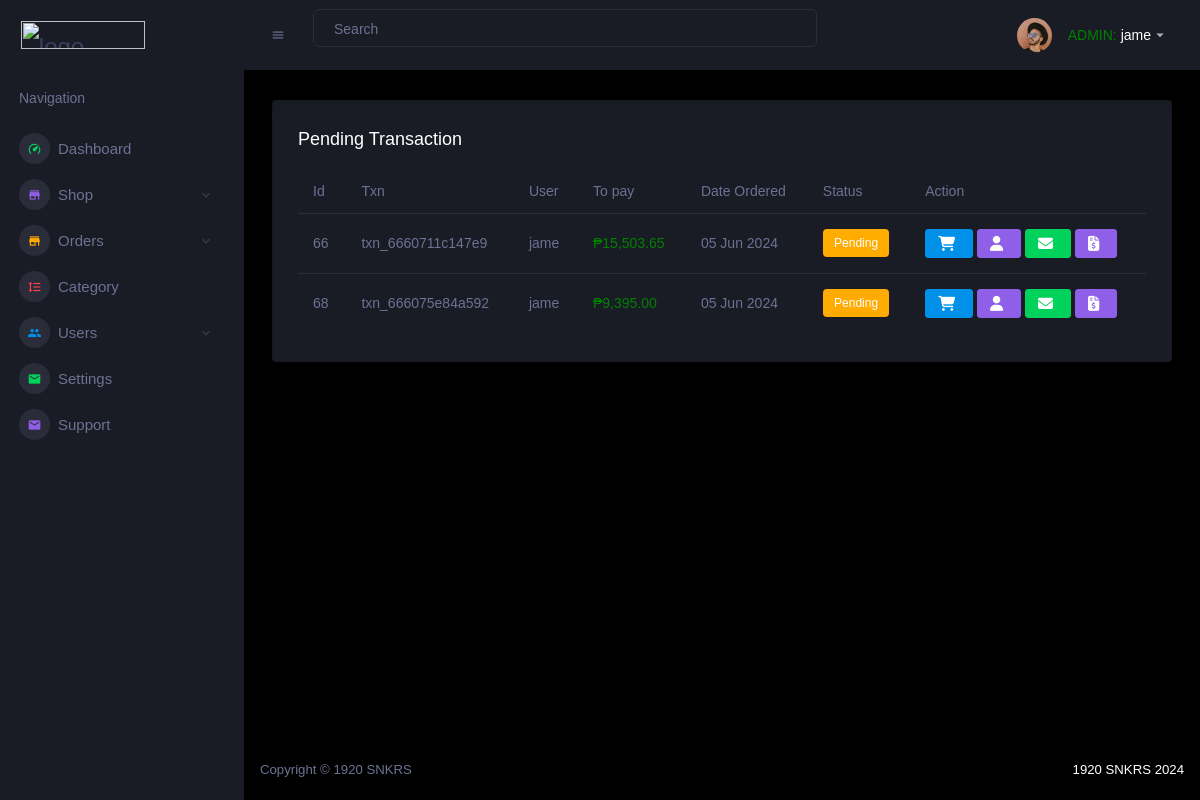
The app's page /admin/orders-pending.php (signed in), older data.
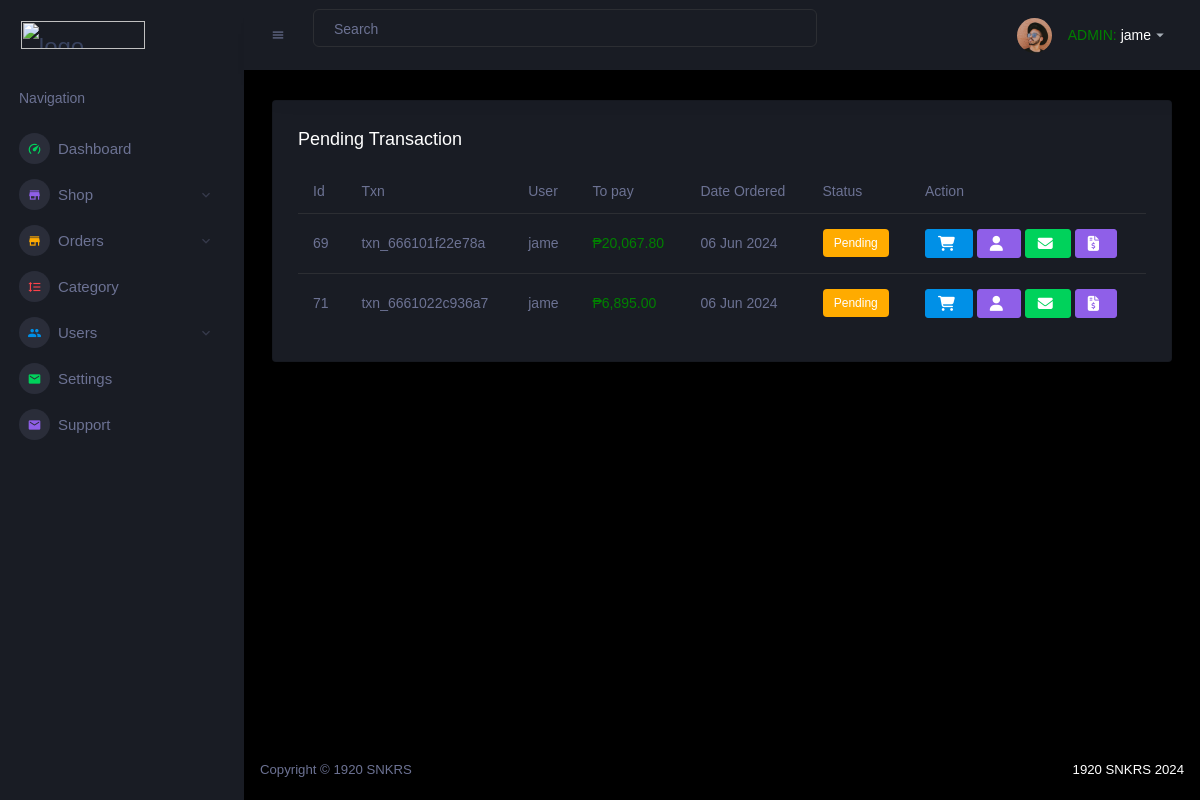
The same page, newer data.
### tables this page shows
CREATE TABLE `orders` (
  `order_id` int(11) NOT NULL,
  `transaction_number` varchar(255) DEFAULT NULL,
  `userid` int(11) DEFAULT NULL,
  `total_amount` decimal(10,2) DEFAULT NULL,
  `note` text DEFAULT NULL,
  `created_at` timestamp NOT NULL DEFAULT current_timestamp(),
  `order_status` varchar(20) DEFAULT 'Pending',
  `imgURL` varchar(255) DEFAULT NULL,
  `updated_at` timestamp NOT NULL DEFAULT current_timestamp() ON UPDATE current_timestamp()
);

CREATE TABLE `users` (
  `userid` int(11) NOT NULL,
  `username` varchar(50) NOT NULL,
  `email` varchar(100) NOT NULL,
  `password` varchar(100) NOT NULL,
  `datecreated` timestamp NOT NULL DEFAULT current_timestamp()
);

### admin/orders-pending.php (the view, shortened to what the changed rows need)
<html lang="en">
<?php
require_once("../database/connection.php");
?>
</head>
<body>
    <div class="container-scroller">
        <div class="container-fluid page-body-wrapper">
            <div class="main-panel">
                <div class="content-wrapper">
                    <div class="row">
                        <div class="col-lg-12 grid-margin stretch-card">
                            <div class="card">
                                <div class="card-body">
                                    <div class="table-responsive">
                                        <table id="productTable" class="table">
                                            <thead>
                                                <tr>
                                                    <th>Id</th>
                                                    <th>Txn</th>
                                                    <th>User</th>
                                                    <th>To pay</th>
                                                    <th>Date Ordered</th>
                                                    <th>Status</th>
                                                    <th>Action</th>
                                                </tr>
                                            </thead>
                                            <tbody>
                                                <?php
                                                $query = "SELECT * FROM orders WHERE order_status = 'Pending'";
                                                $result = mysqli_query($link, $query);
                                                while ($row = mysqli_fetch_assoc($result)) {
                                                    $userid = $row['userid'];
                                                    $usernameQuery = "SELECT username FROM users WHERE userid = ?";
                                                    $stmtUsername = $link->prepare($usernameQuery);
                                                    $stmtUsername->bind_param("i", $userid);
                                                    $stmtUsername->execute();
                                                    $resultUsername = $stmtUsername->get_result();
                                                    $username = $resultUsername->fetch_assoc()['username'];
                                                    $status = $row['order_status'];
                                                    $order_id = $row['order_id'];
                                                    $transaction_number = $row['transaction_number'];
                                                    $createdAt = date('d M Y', strtotime($row['created_at']));
                                                    $checkCancellationQuery = "SELECT * FROM cancellation_request WHERE order_id = ? AND status = 0";
                                                    $stmtCancellation = $link->prepare($checkCancellationQuery);
                                                    $stmtCancellation->bind_param("i", $order_id);
                                                    $stmtCancellation->execute();
                                                    $resultCancellation = $stmtCancellation->get_result();
                                                    $cancellationExists = $resultCancellation->num_rows > 0;
                                                    if ($status === 'Pending') {
                                                        $statusLabel = '<label class="badge badge-warning">Pending</label>';
                                                    } else {
                                                        $statusLabel = $status;
                                                    }
                                                    echo "<tr>
            <td>{$order_id}</td>
            <td>{$transaction_number}</td>
            <td>{$username}</td>
            <td style='color: green;'>₱" . number_format($row['total_amount'], 2, '.', ',') . "</td>
            <td>{$createdAt}</td>
            <td>";
                                                    if (!$cancellationExists) {
                                                        echo $statusLabel;
                                                    } else {
                                                        echo "<label class='badge badge-danger'>Cancellation</label>";
                                                    }
                                                   echo "</td>
            <td>
                <button type='button' data-txn='{$transaction_number}' class='view-order btn btn-primary btn-md'><i class='fas fa-shopping-cart'></i></button>
                <button type='button' data-userid='{$userid}' class='view-user btn btn-info btn-md'><i class='fas fa-user'></i></button>
                <button type='button' data-userid='{$userid}' class='email-user btn btn-success btn-md'><i class='fas fa-envelope'></i></button>
                <button type='button' data-order_id='{$order_id}' class='proof-payment btn btn-info btn-md'><i class='fas fa-file-invoice-dollar'></i></button>
            </td>
        </tr>";
                                                }
                                                ?>
                                            </tbody>
                                        </table>
                                    </div>
                                </div>
                            </div>
                        </div>
                    </div>
                </div>
            </div>
        </div>
    </div>
</body>
</html>

Row changes from the older to the newer data that the page shows:
no longer on this page (row edited): orders: order_id "66", transaction_number "txn_6660711c147e9", userid.username "jame", total_amount "15,503.65", created_at "05 Jun 2024", order_status "Pending"
no longer on this page (row edited): orders: order_id "68", transaction_number "txn_666075e84a592", userid.username "jame", total_amount "9,395.00", created_at "05 Jun 2024", order_status "Pending"
now on this page (row edited): orders: order_id "69", transaction_number "txn_666101f22e78a", userid.username "jame", total_amount "20,067.80", created_at "06 Jun 2024", order_status "Pending"
added orders: order_id "71", transaction_number "txn_6661022c936a7", userid.username "jame", total_amount "6,895.00", created_at "06 Jun 2024", order_status "Pending"
